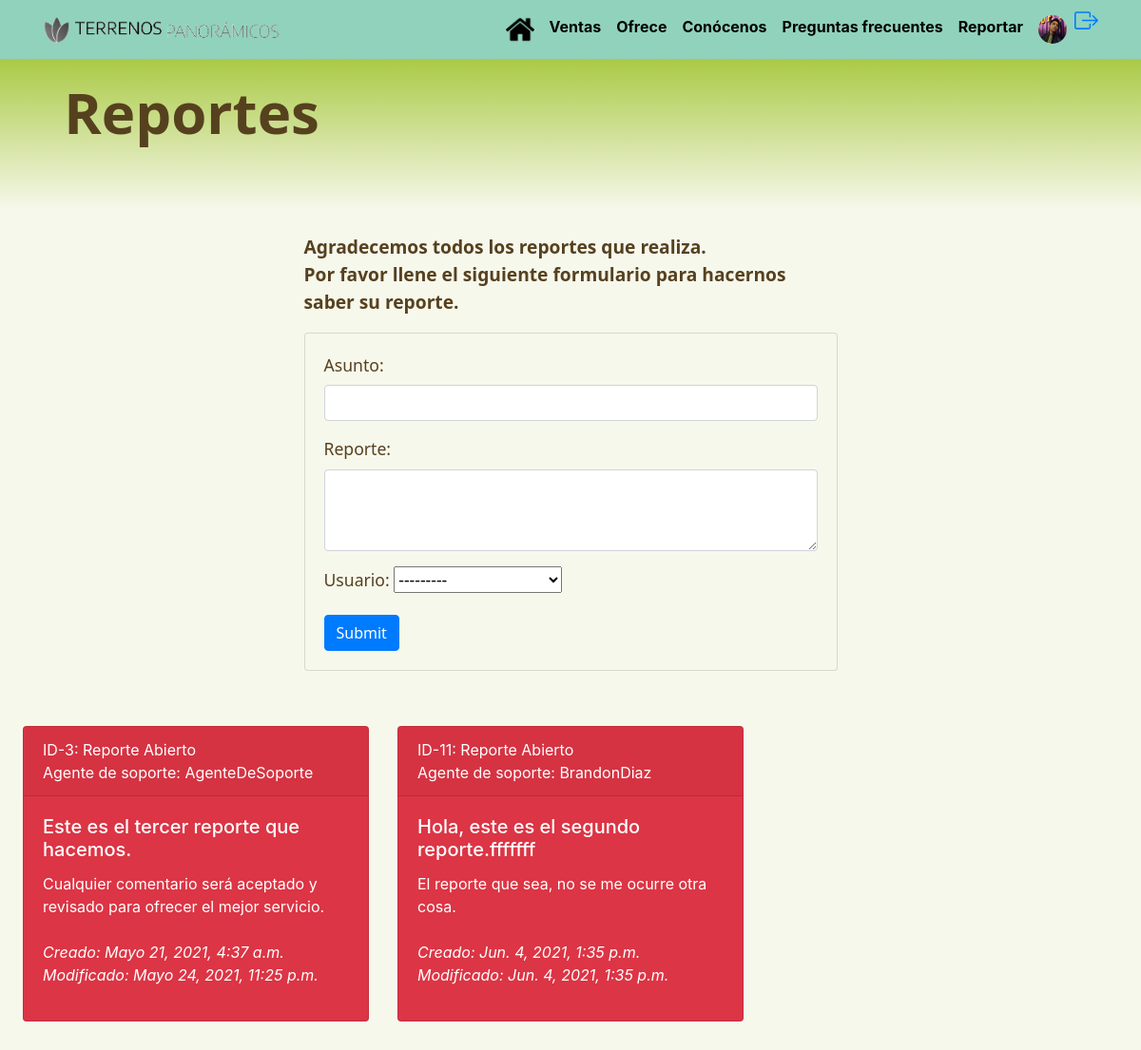
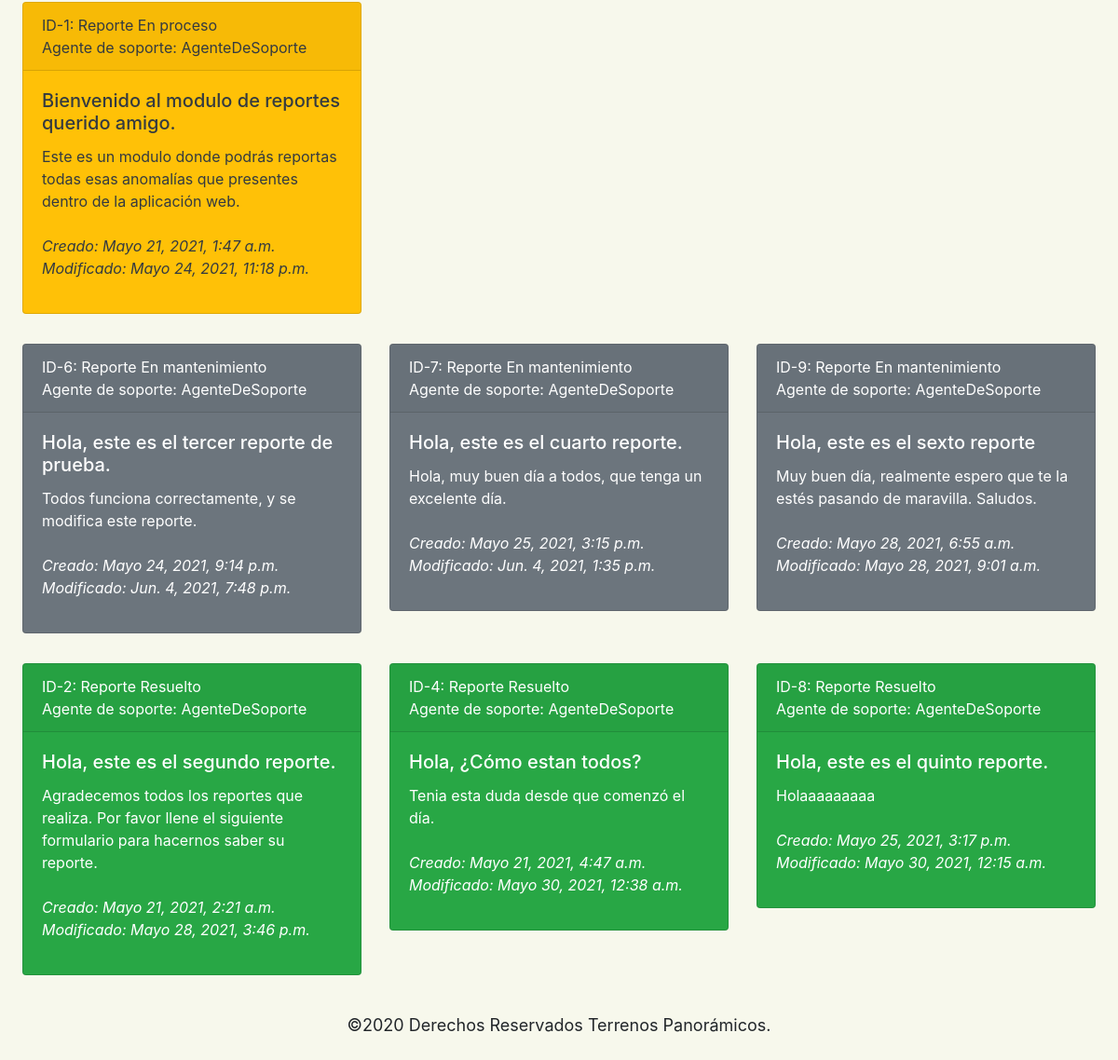
Screenshot of /reportes/ (signed in) with the database file from the repository (2 pictures, top to bottom).
### users/models.py (models this page shows, shortened)
class Profile(models.Model):
    user = models.OneToOneField(User, on_delete = models.CASCADE)
    last_nameMa = models.CharField( max_length=150, blank=True)
    born = models.DateField(null=True, blank=True)
    phone_number = models.CharField(max_length=20, blank=True)
    picture = models.ImageField(
        upload_to = 'users/pictures',
        blank=True,
        null = True
        )
    curp = models.CharField(max_length=18,blank=True )
    ine = models.ImageField(
        upload_to = 'users/ine',
        blank=True,
        null = True)
    agente_soporte = models.BooleanField('Agente de soporte', default=False)
    gerente_soporte = models.BooleanField('Gerente de soporte', default=False)
    created = models.DateTimeField(auto_now_add=True)
    modified = models.DateTimeField(auto_now= True)

### soporte/models.py (models this page shows, shortened)
class Reporte(models.Model):
    user = models.ForeignKey(User, on_delete=models.CASCADE, related_name="Reporte")
    asunto = models.CharField('Asunto', max_length=100)
    reporte = models.CharField('Reporte', max_length=3000)
    ABIERTO = 'Abierto'
    PROCESO= 'En proceso'
    MANTENIMIENTO='Mantenimiento'
    RESUELTO='Resuelto'
    ESTADO = [
        (ABIERTO,'Abierto'),
        (PROCESO,'En proceso'),
        (MANTENIMIENTO,'Mantenimiento'),
        (RESUELTO,'Resuelto')
    ]
    estado = models.CharField('Estado',
        max_length=15,
        choices=ESTADO,
        default=ABIERTO
    )
    solucion = models.CharField('Solución', max_length=3000, blank=True)
    agente_soporte = ForeignKey(User, on_delete=models.CASCADE,null=True,related_name="SoporteReporte",verbose_name='Agente de soporte')
    gerente_soporte = ForeignKey(User, on_delete=models.CASCADE,null=True,related_name="GerenteReporte",verbose_name='Gerente de soporte')
    creado = models.DateTimeField('Fecha de creación',auto_now_add=True)
    modificado = models.DateTimeField('Fecha de modificacion',auto_now=True)

### soporte/views.py (the view, shortened to what this page needs)
# urls.py: path('reportes/', soporte_views.soporte_reporte, name='reporte'),
@login_required
def soporte_reporte(request):
    reportes_cerrados = Reporte.objects.filter(estado='Resuelto')
    reportes_abiertos = Reporte.objects.filter(estado='Abierto')
    reportes_proceso = Reporte.objects.filter(estado='En proceso')
    reportes_mantenimiento = Reporte.objects.filter(estado='Mantenimiento')
    form = ReporteForm()
    return render(request=request,
                template_name='soporte/reporte/reporte.html',
                context={'form':form,
                        'user':request.user,
                        'reportes_cerrados': reportes_cerrados,
                        'reportes_abiertos': reportes_abiertos,
                        'reportes_proceso': reportes_proceso,
                        'reportes_mantenimiento': reportes_mantenimiento
                        })

### soporte/forms.py (shortened to what this page needs)
class ReporteForm(ModelForm):
    class Meta:
        model = Reporte
        fields =['user','asunto','reporte','agente_soporte']
        widgets = {
            'asunto': forms.TextInput(attrs={'class': 'form-control'}),
            'reporte': forms.Textarea(attrs={'class': 'form-control',
                                                'rows':'3',
                                              'resize':'none'})
        }

### terrenos_panoramicos/middelware.py (called while the page is built)
    def __call__(self, request):
        if not request.user.is_anonymous:
            if request.path in [reverse('solicitud_reunion'),reverse('ofrece')]:
                if request.user.is_superuser:
                    return self.get_response(request)
                if request.user.profile:
                    profile = request.user.profile
                    if not profile.picture or not profile.born or not profile.phone_number or not profile.curp or not profile.ine:
                        return redirect('update_profile')
        response = self.get_response(request)
        return response

### templates/soporte/reporte/reporte.html (shortened to what this page needs)
{% extends "base.html" %}
{% block head_content %}
{%load static%}
<link rel="stylesheet" href="{% static 'css/index.css' %}">
<link rel="stylesheet" href="{% static 'css/soporte/reporte.css' %}">
{% endblock %}
{% block container %}
<section id="titular" class="pt-3 pb-3">
  <div class="container">
    <div class="row">
        <div id="izquierdo" class="col-12 col-md-12 col-lg-6 text-left" >
          <p>Reportes</p>
      </div>
    </div>
    </div>
</section>
<div class="row justify-content-md-center">
  <div class="col-6 pt-4 pb-4" style="font-size: 1.2rem; font-family: Segoe UI; color: #56411F;">
      <strong><p>Agradecemos todos los reportes que realiza.<br>
        Por favor llene el siguiente formulario para hacernos saber su reporte.
      </p></strong>
        <div class="card card-body" style="font-size: 1.1rem;">
            <form action="" method="POST">
                    <div class="form-group">
                        <label>Asunto:</label>
                        <input
                            class="form-control {% if form.asunto.errors %}is-invalid{% endif %}"
                            name="asunto"
                        >
                    </div>
                    <div class="form-group">
                        <label>Reporte:</label>
                        <textarea
                            class="form-control {% if form.reporte.errors %}is-invalid{% endif %}"
                            name="reporte"
                            rows="3"
                            resize='none'
                        ></textarea>
                    </div>
                    <div class="form-group">
                        <label>Usuario:</label>
                        {{form.user}}
                    </div>
                    <input class="btn btn-primary" type="submit" >
            </form>
        </div>
    </div>
</div>
{% if request.user.profile.agente_soporte or request.user.profile.gerente_soporte %}
  {% include 'soporte/reporte/reporte_cards.html' %}
{% endif %}
{% endblock %}

### templates/nav.html (shortened to what this page needs)
{% load static %}
<nav id="header" class="navbar navbar-expand-lg navbar-dark sticky-top" style="background-color: #91D2BD">
      <div class="container">
        <a class="navbar-brand" href="{% url "home" %}">
          <img src="{% static "img/logo.png" %}" alt="logo_TerrenosPanorámicos" id="TerrenosPanoramicos">
        </a>
        <div class="collapse navbar-collapse" id="navbar">
          <ul class="navbar-nav ml-auto">
            <li class="nav-item">
                <a class="nav-link" href="{% url "home" %}"><img src="{% static "img/casa.png" %}" id="index-home" alt="Home"/></a>
            </li>
            <li class="nav-item">
              <a class="nav-link" href="{% url "catalogo" %}" id="menú">Ventas</a>
            </li>
            <li class="nav-item">
                <a class="nav-link" href="{% url "ofrece" %}" id="menú">Ofrece</a>
            </li>
            <li class="nav-item">
                <a class="nav-link" href="{% url "conocenos" %}" id="menú">Conócenos</a>
            </li>
            <li class="nav-item">
                <a class="nav-link" href="{% url "faqs" %}" id="menú">Preguntas frecuentes</a>
            </li>
            {% if request.user.profile.agente_soporte or request.user.profile.gerente_soporte  %}
            <li class="nav-item">
                <a class="nav-link" href="{% url "reporte" %}" id="menú">Reportar</a>
            </li>
            {% endif %}
            <li class="nav-item">
              {% if request.user.is_anonymous %}
              <a class="nav-link" href="{% url "login"  %}">
                <img class="rounded-circle" src="{% static 'img/default-profile.png' %}" id="index-home" alt="user"/>
              </a>
              {% else %}
                <a class="nav-link" href="{% url "detail" request.user.username %}">
              {% if request.user.profile.picture %}
                        <img class="rounded-circle" src="{{ request.user.profile.picture.url }}" id="index-home" alt="user"/>
                    {% else%}
                        <img class="rounded-circle" src="{% static 'img/default-profile.png' %}" id="index-home" alt="user"/>
                    {% endif %}
                </a>
              {% endif %}
            </li>
            <li class="nav-item">
                    <a href="{% url "logout" %}">
                    </a>
            </li>
          </ul>
        </div>
      </div>
    </nav>

### templates/soporte/reporte/reporte_cards.html (shortened to what this page needs)
<div class="row">
  {% for reporte in reportes_abiertos %}
  <div class="col-sm-4">
    <div class="card text-white bg-danger">
      <div class="card-header">ID-{{reporte.pk}}: Reporte Abierto <br>
      {% if reporte.agente_soporte %}
        Agente de soporte: {{reporte.agente_soporte}}
      {% else %}
        Agente de soporte: <strong>¡No hay un Agente de Soporte a cargo!</strong>
      {% endif %}
      </div>
        <div class="card-body">
          <h5 class="card-title">{{reporte.asunto}}</h5>
          <p class="card-text">{{reporte.reporte}}<br><br><i>Creado: {{reporte.creado}}</i>
          <br><i> Modificado: {{reporte.modificado}}</i>
          </p>
        </div>
      </div>
    </div>
    {% endfor %}
</div>
<div class="row">
  {% for reporte in reportes_proceso %}
  <div class="col-sm-4">
    <div class="card text-dark bg-warning">
      <div class="card-header">ID-{{reporte.pk}}: Reporte En proceso <br>
      {% if reporte.agente_soporte %}
        Agente de soporte: {{reporte.agente_soporte}}
      {% else %}
        Agente de soporte: <strong>¡No hay un Agente de Soporte a cargo!</strong>
      {% endif %}
      </div>
      <div class="card-body">
        <h5 class="card-title">{{reporte.asunto}}</h5>
        <p class="card-text">{{reporte.reporte}}<br><br><i> Creado: {{reporte.creado}}</i>
          <br><i> Modificado: {{reporte.modificado}}</i>
        </p>
        </div>
      </div>
    </div>
    {% endfor %}
</div>
<div class="row">
  {% for reporte in reportes_mantenimiento %}
  <div class="col-sm-4">
    <div class="card text-white bg-secondary">
      <div class="card-header">ID-{{reporte.pk}}: Reporte En mantenimiento <br>
      {% if reporte.agente_soporte %}
        Agente de soporte: {{reporte.agente_soporte}}
      {% else %}
        Agente de soporte: <strong>¡No hay un Agente de Soporte a cargo!</strong>
      {% endif %}
      </div>
      <div class="card-body">
        <h5 class="card-title">{{reporte.asunto}}</h5>
        <p class="card-text">{{reporte.reporte}}<br><br><i> Creado: {{reporte.creado}}</i>
          <br><i> Modificado: {{reporte.modificado}}</i>
        </p>
        </div>
      </div>
    </div>
    {% endfor %}
</div>
<div class="row">
  {% for reporte in reportes_cerrados %}
  <div class="col-sm-4">
    <div class="card text-white bg-success">
      <div class="card-header">ID-{{reporte.pk}}: Reporte Resuelto <br>
      {% if reporte.agente_soporte %}
        Agente de soporte: {{reporte.agente_soporte}}
      {% else %}
        Agente de soporte: <strong>¡No hay un Agente de Soporte a cargo!</strong>
      {% endif %}
      </div>
      <div class="card-body">
        <h5 class="card-title">{{reporte.asunto}}</h5>
        <p class="card-text">{{reporte.reporte}}<br><br><i> Creado: {{reporte.creado}}</i>
          <br><i> Modificado: {{reporte.modificado}}</i>
        </p>
      </div>
    </div>
  </div>
  {% endfor %}
</div>

### static/css/index.css (style rules this page uses)
body { background-color:#f7f8ec!important ; }
.card { border: 0px; background-color: transparent; }
.card-text { opacity: 1; }
#index-home { width: 30px; height: 30px; }
#menú { color:black; font-weight: bold; }
#TerrenosPanoramicos { width: 250px; height: 30px; }

### static/css/soporte/reporte.css (style rules this page uses)
body { background-color: #F7F8EC!important; overflow-x: hidden; }
#izquierdo { font: normal normal 900 60px/81px Segoe UI; letter-spacing: 0px; color: #56411F; opacity: 1; }
#titular { top: 62px; height: 160px; background: transparent linear-gradient(180deg, #AACA46 0%, #F7F8EC 100%) 0% 0% no-repeat padding-box; opacity: 1; }
.card { background-color: #F7F8EC!important; margin-bottom: 1em; margin-top: 1em; }
.row { padding-left: 2%; padding-right: 2%; }

### rows the page displays
Reporte: pk "3", agente_soporte "AgenteDeSoporte", asunto "Este es el tercer reporte que hacemos.", reporte "Cualquier comentario será aceptado y revisado para ofrecer el mejor servicio.", creado "Mayo 21, 2021, 4:37 a.m.", modificado "Mayo 24, 2021, 11:25 p.m."
Reporte: pk "11", agente_soporte "BrandonDiaz", asunto "Hola, este es el segundo reporte.fffffff", reporte "El reporte que sea, no se me ocurre otra cosa.", creado "Jun. 4, 2021, 1:35 p.m.", modificado "Jun. 4, 2021, 1:35 p.m."
Reporte: pk "1", agente_soporte "AgenteDeSoporte", asunto "Bienvenido al modulo de reportes querido amigo.", reporte "Este es un modulo donde podrás reportas todas esas anomalías que presentes dentro de la aplicación web.", creado "Mayo 21, 2021, 1:47 a.m.", modificado "Mayo 24, 2021, 11:18 p.m."
Reporte: pk "6", agente_soporte "AgenteDeSoporte", asunto "Hola, este es el tercer reporte de prueba.", reporte "Todos funciona correctamente, y se modifica este reporte.", creado "Mayo 24, 2021, 9:14 p.m.", modificado "Jun. 4, 2021, 7:48 p.m."
Reporte: pk "7", agente_soporte "AgenteDeSoporte", asunto "Hola, este es el cuarto reporte.", reporte "Hola, muy buen día a todos, que tenga un excelente día.", creado "Mayo 25, 2021, 3:15 p.m.", modificado "Jun. 4, 2021, 1:35 p.m."
Reporte: pk "9", agente_soporte "AgenteDeSoporte", asunto "Hola, este es el sexto reporte", reporte "Muy buen día, realmente espero que te la estés pasando de maravilla. Saludos.", creado "Mayo 28, 2021, 6:55 a.m.", modificado "Mayo 28, 2021, 9:01 a.m."
Reporte: pk "2", agente_soporte "AgenteDeSoporte", asunto "Hola, este es el segundo reporte.", reporte "Agradecemos todos los reportes que realiza. Por favor llene el siguiente formulario para hacernos saber su reporte.", creado "Mayo 21, 2021, 2:21 a.m.", modificado "Mayo 28, 2021, 3:46 p.m."
Reporte: pk "4", agente_soporte "AgenteDeSoporte", asunto "Hola, ¿Cómo estan todos?", reporte "Tenia esta duda desde que comenzó el día.", creado "Mayo 21, 2021, 4:47 a.m.", modificado "Mayo 30, 2021, 12:38 a.m."
Reporte: pk "8", agente_soporte "AgenteDeSoporte", asunto "Hola, este es el quinto reporte.", reporte "Holaaaaaaaaa", creado "Mayo 25, 2021, 3:17 p.m.", modificado "Mayo 30, 2021, 12:15 a.m."
